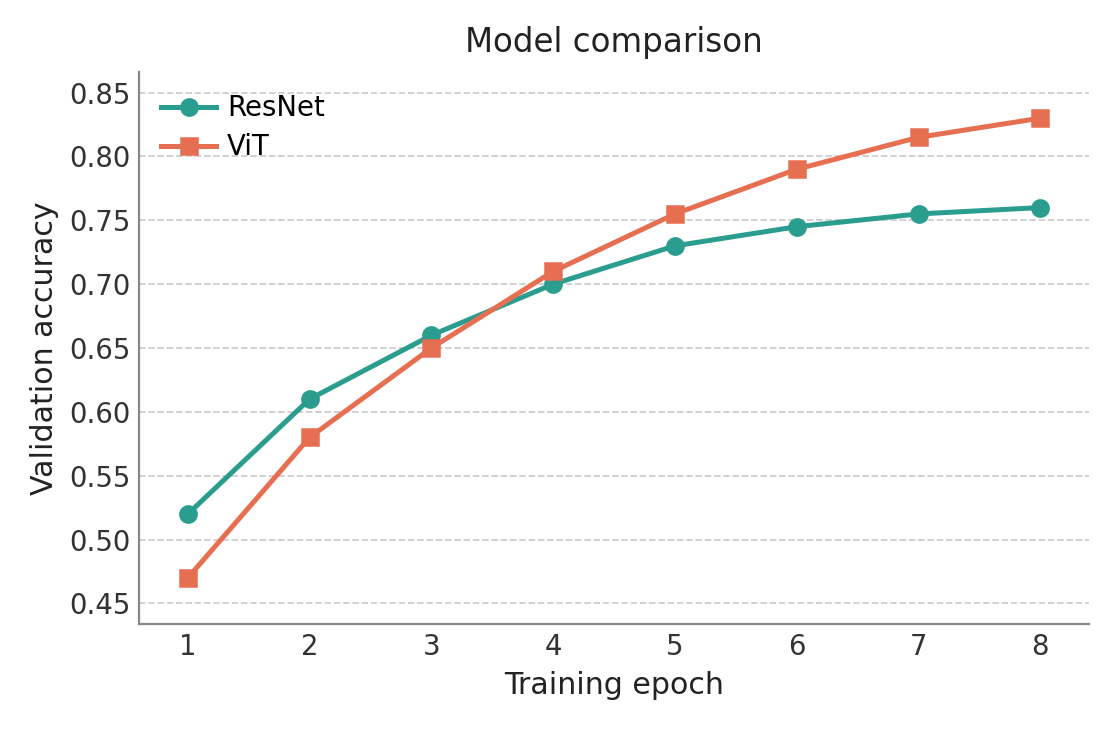

Reproduce this figure in Python.
"""figure_iter1.py — viz-figure-mirror Drawer, iteration 1.

Renders the USER's data (epoch, ResNet, ViT) in the VISUAL STYLE of
inputs/reference.png (a teal/orange two-series line+marker model-comparison
plot). Style choices trace to L1 (the reference) or L2 (aesthetic-library.md);
no L3 taste.

Self-contained: data is inline in the DATA SECTOR below.
"""

import matplotlib
matplotlib.use("Agg")
import matplotlib.pyplot as plt

# --- Print-quality boilerplate (always present, never debated) ------------- #
plt.rcParams["pdf.fonttype"] = 42       # camera-ready: no Type 3
plt.rcParams["ps.fonttype"] = 42
plt.rcParams["axes.unicode_minus"] = False

# === DATA SECTOR (edit here) ===
EPOCH = [1, 2, 3, 4, 5, 6, 7, 8]
RESNET = [0.52, 0.61, 0.66, 0.70, 0.73, 0.745, 0.755, 0.76]
VIT    = [0.47, 0.58, 0.65, 0.71, 0.755, 0.79, 0.815, 0.83]
SERIES = [
    # (label, y-values, hex color, marker)   color/marker grounded below
    ("ResNet", RESNET, "#2a9d8f", "o"),   # L1 teal  (42,157,143), filled circle
    ("ViT",    VIT,    "#e76f51", "s"),   # L1 orange(231,111,81), filled square
]
XLABEL = "Training epoch"
YLABEL = "Validation accuracy"
TITLE  = "Model comparison"
# === END DATA SECTOR ===

# --- Style anchors (cite L1 / L2) ------------------------------------------ #
# L1 full-image aspect = 780/510 = 1.529 → 1x1 line-plot class (L2: 1.3-1.8).
#   Reproduce at figsize 6.2x4.05 (W/H = 1.531, within +/-10% of 1.529).
# L1 palette: teal #2a9d8f, orange #e76f51 (PIL median of filled line/marker px).
# L1 spines: top+right despined, left+bottom shown in soft grey → 2 spines.
#   Reference spines read mid-grey hairline (L2 spine class #555-#888); use #888888.
# L1 gridlines: HORIZONTAL-ONLY, dashed, light grey. y-grid only, dashed, #cccccc
#   (L2 dashed-light class #cecece-#dcdcdc; pick mid, one notch darker for AA).
# L1 legend: frameless, upper-left, inside axes, one entry per line.
# L1 ticks: no visible tick marks (gridlines carry scale) → length 0 (L2 default).
# L1 type: clean sans-serif (Word/blog register) → DejaVu Sans (L2 sans family).
# L1 x ticks: integer epochs.

# --- Font class: pull the typeface into the SANS class (L1: reference is a
#     clean uniform-width sans, not serif). Set EXPLICITLY here, after any
#     rcParams/PUBLICATION_RCPARAMS application, so a serif font.family default
#     cannot override it. DejaVu Sans leads the stack: matplotlib-bundled, always
#     resolves to a true sans, so the figure never silently falls back to serif.
#     Regular (not bold) weight kept so labels stay recessive (iter-1 focus 2).
plt.rcParams["font.family"] = "sans-serif"
plt.rcParams["font.sans-serif"] = ["DejaVu Sans", "Helvetica", "Arial", "Liberation Sans"]
plt.rcParams["font.weight"] = "normal"
plt.rcParams["axes.titleweight"] = "normal"
plt.rcParams["axes.labelweight"] = "normal"

SPINE_GREY = "#888888"   # L2 soft mid-grey spine class
GRID_GREY  = "#cccccc"   # L2 dashed-light gridline class (one notch darker for AA)

fig, ax = plt.subplots(figsize=(6.2, 4.05))   # W/H = 1.531 ≈ L1 1.529

for label, yvals, color, marker in SERIES:
    ax.plot(
        EPOCH, yvals,
        color=color, marker=marker,
        linewidth=2.0, markersize=6.5,
        markeredgecolor=color, markerfacecolor=color,
        label=label, zorder=3,
    )

# Despine top+right; soft-grey hairline left+bottom (L1: 2 spines).
for side in ("top", "right"):
    ax.spines[side].set_visible(False)
for side in ("left", "bottom"):
    ax.spines[side].set_visible(True)
    ax.spines[side].set_linewidth(0.9)
    ax.spines[side].set_color(SPINE_GREY)

# Horizontal-only dashed light grid behind data (L1).
ax.set_axisbelow(True)
ax.yaxis.grid(True, linestyle="--", linewidth=0.7, color=GRID_GREY, alpha=1.0)
ax.xaxis.grid(False)

# No tick marks; gridlines carry the scale (L1 / L2 default length 0).
ax.tick_params(length=0, colors="#333333", labelsize=11)

# Integer x ticks at every epoch (L1).
ax.set_xticks(EPOCH)
ax.set_xlim(EPOCH[0] - 0.4, EPOCH[-1] + 0.4)

# Headroom so the top series + top tick label clear the canvas edge (floor).
ymin = min(min(s[1]) for s in SERIES)
ymax = max(max(s[1]) for s in SERIES)
pad = (ymax - ymin) * 0.10
ax.set_ylim(ymin - pad, ymax + pad)

ax.set_xlabel(XLABEL, fontsize=12, color="#222222")
ax.set_ylabel(YLABEL, fontsize=12, color="#222222")
ax.set_title(TITLE, fontsize=13, color="#222222", pad=8)

# Frameless legend, upper-left inside axes (L1), tight internal density (L2).
ax.legend(
    frameon=False, loc="upper left",
    fontsize=11, handletextpad=0.4, borderpad=0.3, labelspacing=0.4,
)

fig.tight_layout()
fig.savefig("img_iter1.png", dpi=180, bbox_inches="tight")

if __name__ == "__main__":
    print("Saved img_iter1.png")
